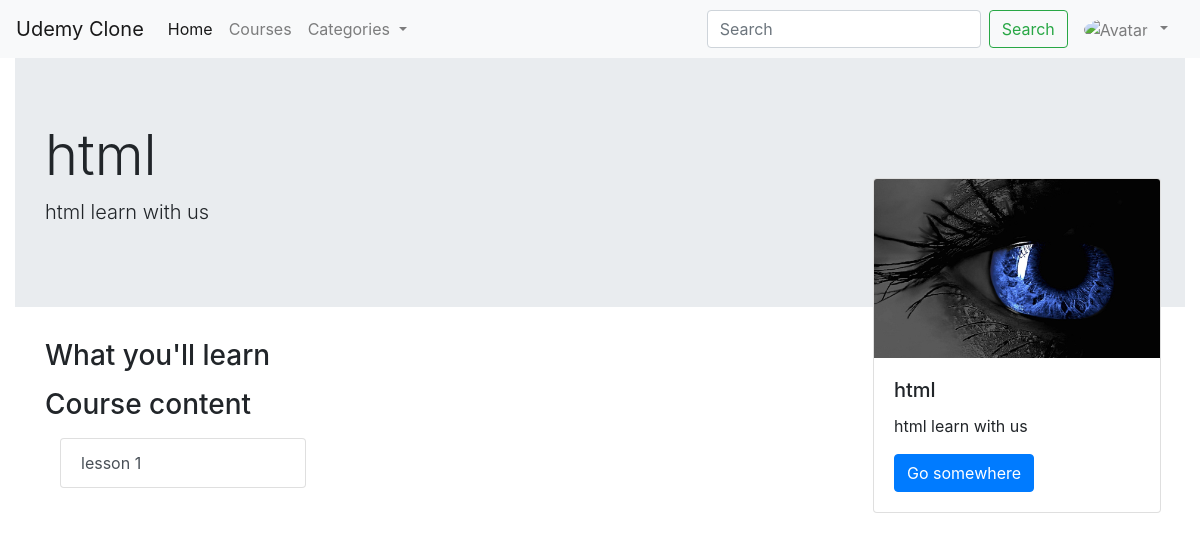
Page /course/coursehome2 (signed in) on the committed database.
### course/models.py (models this page shows, shortened)
class Course(models.Model):
    sno = models.AutoField(primary_key=True)
    title = models.CharField(max_length=50, default="")
    price = models.FloatField( )
    desc = models.CharField(max_length=50, default="")
    content = models.TextField(default="")
    image = models.ImageField()

class CourseLesson(models.Model):
    sno = models.AutoField(primary_key= True)
    lesson_name = models.CharField(max_length=50)
    lesson_model = models.ForeignKey(Course, on_delete=models.CASCADE)
    class Meta:
        db_table='lesson_name'

### course/views.py (the view)
# urls.py: path('coursehome<str:slug>', views.coursehome, name='coursehome-detail')
def coursehome(request,slug):
    course = Course.objects.get(sno =slug)
    course_lessons = CourseLesson.objects.filter(lesson_model = course)
    videos = Video.objects.filter(video_course  = course)
    print(videos)
    context  ={'course': course, 'course_lessons' : course_lessons , 'videos': videos }
    return render(request, 'course/coursehome.html', context)

### course/models.py (called while the page is built)
    def __str__(self) :
        return self.video_name

### templates/course/coursehome.html (shortened to what this page needs)
{% extends 'base.html' %}
{% block body %}
<div class="container-fluid">
    <div class="jumbotron jumbotron-fluid">
        <div class="container">
            <h1 class="display-4">{{course.title}}</h1>
            <p class="lead">{{course.desc}}</p>
        </div>
    </div>
    <div class="card mr-4" style="width: 18rem; margin-top: -161px; position: relative;
      float: right">
        <img src={{course.image.url}} class="card-img-top" alt="...">
        <div class="card-body">
            <h5 class="card-title">{{course.title}}</h5>
            <p class="card-text">{{course.desc}}</p>
            <a href="#" class="btn btn-primary">Go somewhere</a>
        </div>
    </div>
</div>
<div class="container pr-3 ">
    <div class="my-3">
        <h3>What you'll learn</h3>
        <div class="my-3">
            <h3 class="my-3">Course content</h3>
            <div class="row">
                {% for course_lesson in course_lessons %}
                <div class="col-4">
                    <div class="list-group" id="list-tab{{course_lesson.sno}}" role="tablist">
                        <a class="list-group-item list-group-item-action  " id="list-profile-list{{course_lesson.sno}}" data-toggle="list"
                            href="#list-profile{{course_lesson.sno}}" role="tab" aria-controls="profile{{course_lesson.sno}}">{{course_lesson.lesson_name}}</a>
                    </div>
                </div>
                <div class="col-8">
                </div>
               {% endfor %}
            </div>
        </div>
    </div>
</div>
{% endblock body %}

### rows in the picture
Course: title "html", desc "html learn with us", image (picture)
CourseLesson: lesson_name "lesson 1"
